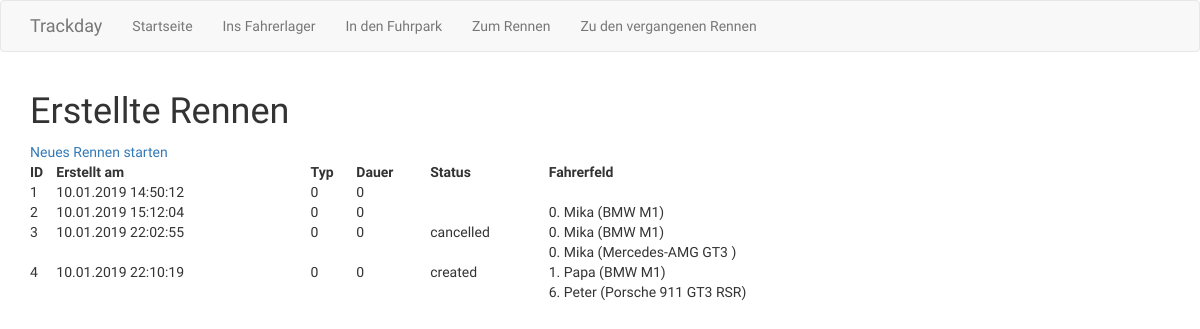
The app's page /races with its own data.
### app/models.py (models this page shows, shortened)
class Race(db.Model):
  id = db.Column(db.Integer, primary_key=True)
  type = db.Column(db.String(16))
  duration = db.Column(db.Integer)
  grid = db.Column(db.String(128))
  status = db.Column(db.Integer)
  created_at = db.Column(db.DateTime)
  started_at = db.Column(db.DateTime)
  finished_at = db.Column(db.DateTime)
  def parsed_grid(self):
    if self.grid is None:
      return None
    return list(map(lambda grid_entry: {'controller': grid_entry['controller'], 'racer': Racer.query.get(grid_entry['racer']), 'car': Car.query.get(grid_entry['car'])}, json.loads(self.grid)))

class Racer(db.Model):
  id = db.Column(db.Integer, primary_key=True)
  name = db.Column(db.String(64), index=True, unique=True)

class Car(db.Model):
  id = db.Column(db.Integer, primary_key=True)
  name = db.Column(db.String(64), index=False, unique=False)
  description = db.Column(db.String(512), index=False, unique=False)
  order_number = db.Column(db.String(16), index=True, unique=True)
  image_link = db.Column(db.String(128), index=False, unique=False)

### app/routes.py (the view)
@app.route('/races')
def races():
  races = Race.query.all()
  app.logger.info('got races:' + repr(races))
  return render_template('races.html', title='Erstellte Rennen', races=races)

### app/templates/races.html
{% extends "base.html" %}
{% block app_content %}
  <h1>Erstellte Rennen</h1>
  <a href="{{ url_for('race_registration') }}">Neues Rennen starten</a>
  <table width = "80%">
    <tr>
      <th>ID</th>
      <th>Erstellt am</th>
      <th>Typ</th>
      <th>Dauer</th>
      <th>Status</th>
      <th>Fahrerfeld</th>
    </tr>
    {% for race in races %}
    <tr>
      <td>{{ race.id }}</td>
      <td>{{ race.created_at.strftime('%d.%m.%Y %H:%M:%S') }}</td>
      <td>{{ race.type }}</td>
      <td>{{ race.duration }}</td>
      <td>{{ race.status }}</td>
      <td>
        {% if race.parsed_grid() %}
          {% for grid_entry in race.parsed_grid() %}
            {{ grid_entry['controller'] }}. {{ grid_entry['racer'].name }} ({{ grid_entry['car'].name }})<br/>
          {% endfor %}
        {% endif %}
      </td>
    </tr>
    {% endfor %}
  </table>
{% endblock %}

### app/static/styles.css (style rules this page uses)
body { font-family: 'Orbitron', sans-serif; }

### records on screen
Race: id "1", created_at "10.01.2019 14:50:12", type "0", duration "0"
Race: id "2", created_at "10.01.2019 15:12:04", type "0", duration "0", controller "0"
Racer: racer.name "Mika" "Mika" "Mika"
Car: car.name "BMW M1" "BMW M1" "BMW M1"
Race: id "3", created_at "10.01.2019 22:02:55", type "0", duration "0", status "cancelled", controller "0"
Race: id "4", created_at "10.01.2019 22:10:19", type "0", duration "0", status "created", controller "0" "1" "6"
Car: car.name "Mercedes-AMG GT3"
Racer: racer.name "Papa"
Racer: racer.name "Peter"
Car: car.name "Porsche 911 GT3 RSR"
